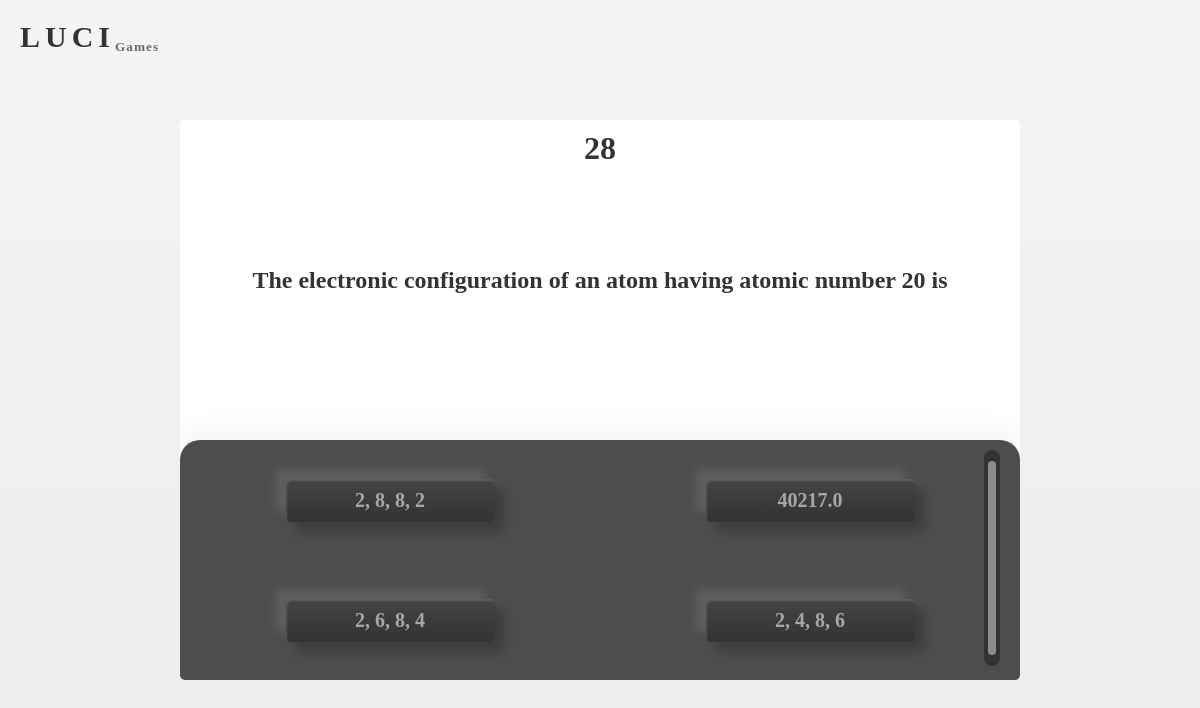
The page /game1/ (signed in) on the database its author committed.
### obsapp/models.py (models this page shows, shortened)
class Questions(models.Model):
    question = models.CharField(max_length=2000)
    typeofqst = models.CharField(max_length=50)
    option1 = models.CharField(max_length=500)
    option2 = models.CharField(max_length=500)
    option3 = models.CharField(max_length=500)
    option4 = models.CharField(max_length=500)
    answer = models.CharField(max_length=500)

### obsapp/views.py (the view)
# urls.py: path('game1/', views.game1, name='game1'),
def game1(request):
    allqstobj = Questions.objects.all()[:15]
    totaleasy = 0
    totalhard = 0
    totalmedium = 0
    ranhard = 0
    raneasy = 0
    ranmedium = 0
    alleasyqst = []
    allhardqst = []
    allmediumqst = []
    newobj = []
    easyqstobj = Questions.objects.filter(typeofqst='EASY')
    print(len(easyqstobj))
    hardqstobj = Questions.objects.filter(typeofqst='HARD')
    print(len(hardqstobj))
    mediumqstobj = Questions.objects.filter(typeofqst='MEDIUM')
    print(len(mediumqstobj))
    for i in range(len(easyqstobj)):
        if totaleasy < 5:
            raneasy = random.randint(0,len(easyqstobj))
            if raneasy in alleasyqst:
                pass
            else:
                newobj.append(easyqstobj[raneasy])
                alleasyqst.append(raneasy)
                totaleasy += 1
    for i in range(len(mediumqstobj)):
        if totalmedium < 5:
            ranmedium = random.randint(0,len(mediumqstobj))
            if ranmedium in allmediumqst:
                pass
            else:
                newobj.append(mediumqstobj[ranmedium])
                allmediumqst.append(mediumqstobj[ranmedium])
                totalmedium += 1
    for i in range(len(hardqstobj)):
        if totalhard < 5:
            ranhard = random.randint(0,len(hardqstobj))
            if ranhard in allhardqst:
                pass
            else:
                newobj.append(hardqstobj[ranhard])
                allmediumqst.append(hardqstobj[ranhard])
                totalhard += 1
    logobj = LoginTable.objects.get(pk=request.session['user_id'])
    gameobj = Games.objects.get(pk=1)
    if GamePlayed.objects.filter(userid=logobj, gameid=gameobj).exists():
        return render(request, 'YCBB.html', {'qst': newobj, 'notnoob':'not a noob'})
    else:
        return render(request, 'YCBB.html', {'qst': newobj})

### templates/YCBB.html (shortened to what this page needs)
<!DOCTYPE html>
<html lang="en">
{% load static %}
<head>
    <link href="{% static 'css/game1.css' %}" rel="stylesheet" type="text/css">
</head>
<body>
<div class="main-cotainer">
<div id="anima"></div>
    <div class="title-container">
        <a href="{% url 'allgames' %}">LUCI</a><h5>Games</h5>
    </div>
{% for qs in qst %}
    <div class="game-container">
        <div class="game-screen">
            <h2 id="question">{{ qs.question }}</h2>
            <h1 class="timer" style="position: absolute;rigth: 10px;top: 10px;font-family: Poppins;font-weight: bold;color: #333;">30</h1>
        </div>
        <div class="option-screen">
            <div class="answer-tube">
                <div class="tube"></div>
            </div>
                <div class="topfirst optionscommon">
                    <label for="ans{{ forloop.counter }}a" class="op1">{{ qs.option1 }}</label>
                </div>
                <div class="topright optionscommon">
                    <label for="ans{{ forloop.counter }}b" class="op2">{{ qs.option2 }}</label>
                </div>
                <div class="bottomfirst optionscommon">
                    <label for="ans{{ forloop.counter }}c" class="op3">{{ qs.option3 }}</label>
                </div>
                <div class="bottomright optionscommon">
                    <label for="ans{{ forloop.counter }}d" class="op4">{{ qs.option4 }}</label>
                </div>
        </div>
    </div>
{% endfor %}
</div>
</body>
</html>

### static/css/game1.css (style rules this page uses)
* { margin: 0px; padding: 0px; font-family: Roboto, sans-serif; text-decoration: none; }
body { width: 100%; min-height: 100vh; }
.main-cotainer { position: relative; width: 100%; height: 100vh; background: linear-gradient(#F4F4F4,#ECECEC); display: flex; justify-content: center; align-items: center; }
.title-container { position: absolute; top: 0px; left: 0px; padding: 20px; display: flex; }
.title-container a { font-family: Poppins; font-weight: bold; font-size: 30px; letter-spacing: 5px; color: #333; text-shadow: 0 1px 0px #fff; }
.title-container h5 { font-family: "Metro Skies"; letter-spacing: 1px; transform: translateY(19px); color: rgba(0,0,0,0.56); }
.game-container { position: absolute; width: 70%; background: #fff; border-radius: 5px; overflow: hidden; }
.game-screen { height: 40vh; width: 100%; display: flex; justify-content: center; align-items: center; }
.game-screen h2 { font-family: "Poppins Light"; font-size: 2vw; color: #333; }
.option-screen { position: relative; width: 100%; height: 30vh; background: #4D4D4D; display: flex; flex-wrap: wrap; border-radius: 20px 20px 0px 0px; box-shadow: 0 -10px 30px rgba(0,0,0,0.05); }
.optionscommon { width: 50%; height: 15vh; position: relative; display: flex; justify-content: center; align-items: center; }
.optionscommon label { padding: 10px 30px; min-width: 150px; max-width: 150px; overflow: hidden; text-overflow: ellipsis; white-space: nowrap; font-family: Poppins; font-size: 20px; font-weight: bold; background: linear-gradient(to top, #333,#444444); text-align: center; border-radius: 5px; color: rgba(255,255,255,0.55); box-shadow: 2px 2px 2px rgba(255,255,255,0.15) inset, -10px -10px 10px rgba(255,255,255,0.1), 10px 10px 10px rgba(0,0,0,0.2); cursor: pointer; text-transform: capitalize; transition: 0.1s ease-in-out; }
.answer-tube { position: absolute; width: 16px; height: 90%; border-radius: 10px; background: #333; right: 20px; top: 10px; display: flex; justify-content: center; align-items: center; }
.tube { width: 8px; height: 90%; background: rgba(178,178,178,0.7); border-radius: 10px; }
#anima { position: absolute; width: 100px; height: 100px; }

### rows shown on the page
Questions: question "The electronic configuration of an atom having atomic number 20 is", option1 "2, 8, 8, 2", option2 "40217.0", option3 "2, 6, 8, 4", option4 "2, 4, 8, 6"
